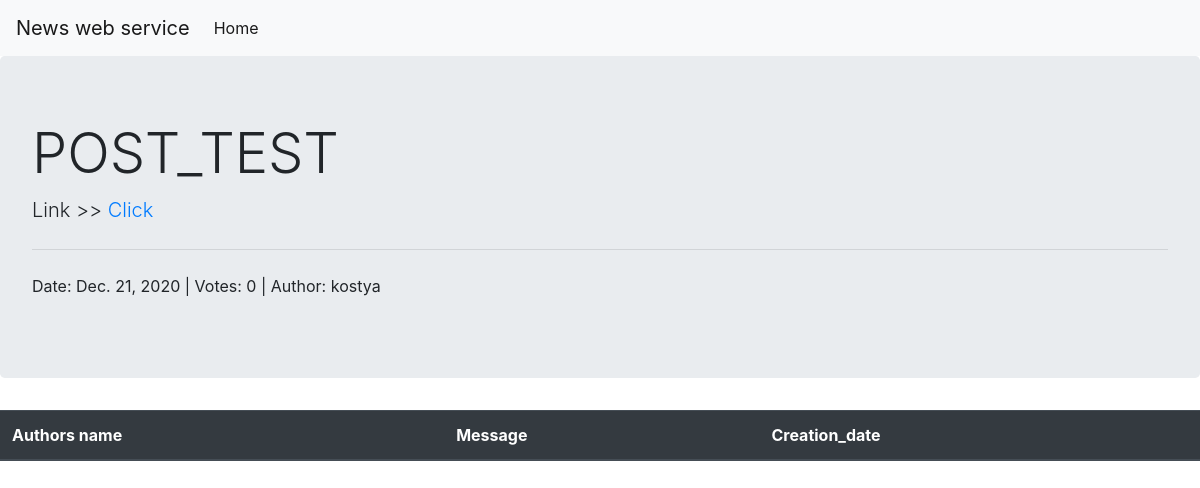
Screenshot of /post/8 with the database file from the repository.
### newsapp/models.py (models this page shows, shortened)
class Post(models.Model):
    title = models.CharField(max_length=30)
    link = models.URLField()
    creation_date = models.DateField()
    amount_of_upvotes = models.IntegerField()
    author_name = models.CharField(max_length=40)

### newsapp/views.py (the view)
# urls.py: path("post/<int:id>", CommentView.as_view(), name="comment"),
class CommentView(View):
    def get(self, request, id):
        post = Post.objects.get(pk=id)
        comments = Comment.objects.filter(post=post)
        return render(
            request,
            "newsapp/comment.html",
            context={"post": post, "com_list": comments},
        )

### templates/newsapp/comment.html (shortened to what this page needs)
{% extends 'index.html' %}
{% load static %}
{% block links %}
<link href="{% static 'css/comment.css' %}" rel="stylesheet">
{% endblock links %}
{% block content %}
    <div class="jumbotron">
        <h1 class="display-4">{{ post.title }}</h1>
        <p class="lead">Link >> <a href="{{ post.link }}">Click</a></p>
        <hr class="my-4">
        <p>Date: {{ post.creation_date|date }} | Votes: {{ post.amount_of_upvotes }} | Author: {{ post.author_name }}</p>
    </div>
    <table class="table table-hover">
        <thead class="thead-dark">
            <tr>
                <th scope="col">Authors name</th>
                <th scope="col">Message</th>
                <th scope="col">Creation_date</th>
            </tr>
        </thead>
    </table>
{% endblock content %}

### rows the page displays
Post: title "POST_TEST", creation_date "Dec. 21, 2020", amount_of_upvotes "0", author_name "kostya"
